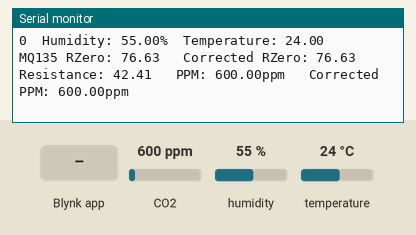
The sketch below on a simulated ESP8266 (NodeMCU). Shown: the last lines printed to the serial monitor. The inputs (shaded band) are chosen by the test bench; at power-on: CO2 600 ppm, humidity 55 %, temperature 24 °C. WiFi joins after 1.5 s; servers stay silent unless stated.

Above: at 3.0 s.
3.1 s: CO2 set to 452 ppm
At 4.4 s:
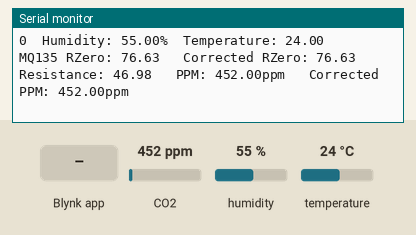
4.6 s: Blynk app writes 1 to V0
6.1 s: humidity set to 22 %
At 7.5 s:
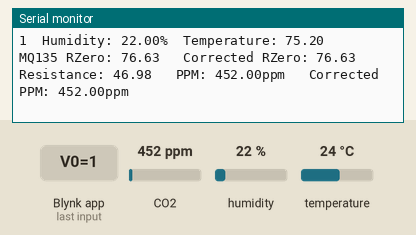
7.6 s: temperature set to 41 °C
At 9.2 s:
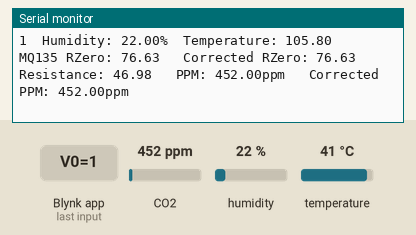
13.9 s: Blynk app writes 0 to V0
Timing chart, 0 to 16.4 s (numbered marks = the images above; inputs shaded):
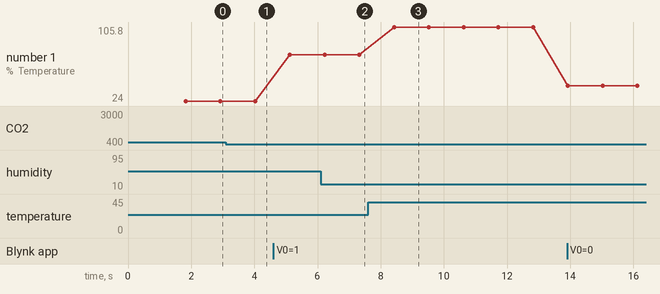

The sketch:

20220714BLYNK_MQ135_DHT11.ino
```cpp
#define BLYNK_TEMPLATE_ID           "TMPLyPSgT1A7"
#define BLYNK_DEVICE_NAME           "Quickstart Device"
#define BLYNK_AUTH_TOKEN            "uolV8IQNPqqkEI2ogs3zFlWz5jdOqAXu"

#define BLYNK_PRINT Serial

#include <ESP8266WiFi.h>
#include <BlynkSimpleEsp8266.h>
#include <MQ135.h>
#include <DHT.h>

char auth[] = BLYNK_AUTH_TOKEN;

char ssid[] = "Hanbat_WLAN_Guest";  //집에서 개인 WiFi로 변경
char pass[] = "";                   //집에서 비밀번호 변경

#define PIN_MQ135 A0 // MQ135 Analog Input Pin
#define DHTPIN 0 // DHT Digital Input Pin
#define DHTTYPE DHT11 // DHT11 or DHT22, depends on your sensor

MQ135 mq135_sensor(PIN_MQ135);
DHT dht(DHTPIN, DHTTYPE);

int value=0; //섭씨-화씨 변환용 변수
float temperature, humidity, tc; // Temp and Humid floats, will be measured by the DHT

BLYNK_WRITE(V0)
{
  // Set incoming value from pin V0 to a variable
  value = param.asInt();

  // Update state
  Blynk.virtualWrite(V1, value);
}

void setup() {
  Serial.begin(9600);
  Blynk.begin(auth, ssid, pass);
  dht.begin();
}

void loop() {

  Blynk.run();

  humidity = dht.readHumidity();
  temperature = dht.readTemperature(value);
  tc = dht.readTemperature(0);
  // Check if any reads failed and exit early (to try again).
  if (isnan(humidity) || isnan(temperature)) {
    Serial.println(F("Failed to read from DHT sensor!"));
    return;
  }

  float rzero = mq135_sensor.getRZero();
  float correctedRZero = mq135_sensor.getCorrectedRZero(tc, humidity);
  float resistance = mq135_sensor.getResistance();
  float ppm = mq135_sensor.getPPM();
  float correctedPPM = mq135_sensor.getCorrectedPPM(tc, humidity);

  Blynk.virtualWrite(V5, humidity);  //Blynk 서버의 V5 가상핀에 습도값 전달
  Blynk.virtualWrite(V6, temperature);  //Blynk 서버의 V6 가상핀에 온도값 전달
  Blynk.virtualWrite(V2, correctedPPM);  //Blynk 서버의 V2 가상핀에 공기질값 전달

  Serial.print(value);  //0이면 섭씨, 1이면 화씨
  Serial.print(F("  Humidity: "));  //습도:
  Serial.print(humidity);  //습도값
  Serial.print(F("%  Temperature: "));  //온도:
  Serial.println(temperature);  //온도값, 줄바꿈

  Serial.print("MQ135 RZero: ");
  Serial.print(rzero);
  Serial.print("\t Corrected RZero: ");
  Serial.print(correctedRZero);
  Serial.print("\t Resistance: ");
  Serial.print(resistance);
  Serial.print("\t PPM: ");
  Serial.print(ppm);
  Serial.print("ppm");
  Serial.print("\t Corrected PPM: ");
  Serial.print(correctedPPM);
  Serial.println("ppm");

  delay(1000);
}
```

Measured:
- after the input at 3.1 s, the serial monitor: prints a new line after 0.93 s (image 1)
- after the input at 6.1 s, the serial monitor: prints a new line after 0.13 s (image 2)
- after the input at 7.6 s, the serial monitor: prints a new line after 0.83 s (image 3)
- plotted number 1: 24 → 75.2 after the input at 4.6 s, 75.2 → 105.8 after the input at 7.6 s, 105.8 → 41 after the input at 13.9 s
